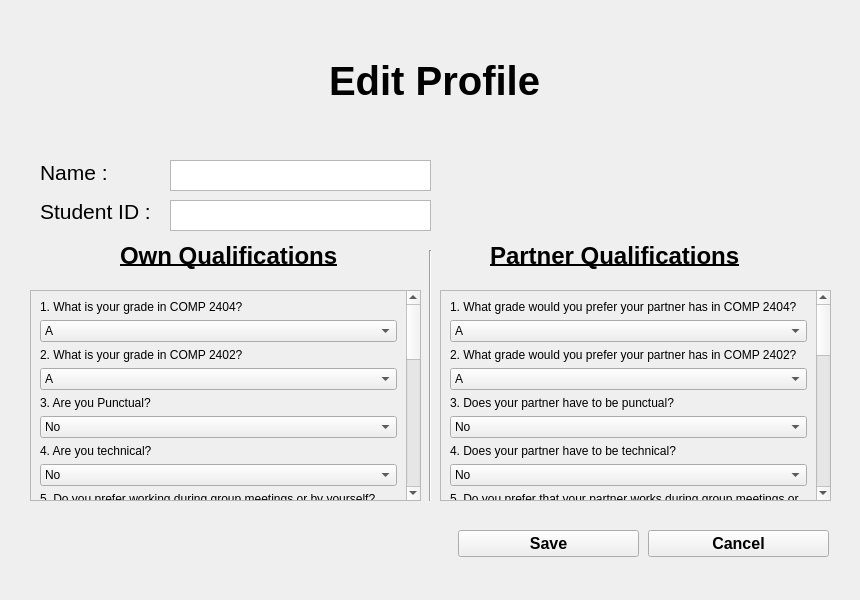
<?xml version="1.0" encoding="UTF-8"?>
<ui version="4.0">
 <class>EditProfilePage</class>
 <widget class="QWidget" name="EditProfilePage">
  <property name="geometry">
   <rect>
    <x>0</x>
    <y>0</y>
    <width>860</width>
    <height>600</height>
   </rect>
  </property>
  <property name="windowTitle">
   <string>Form</string>
  </property>
  <widget class="Line" name="line">
   <property name="geometry">
    <rect>
     <x>420</x>
     <y>250</y>
     <width>20</width>
     <height>251</height>
    </rect>
   </property>
   <property name="orientation">
    <enum>Qt::Vertical</enum>
   </property>
  </widget>
  <widget class="QScrollArea" name="scrollArea_2">
   <property name="geometry">
    <rect>
     <x>30</x>
     <y>290</y>
     <width>391</width>
     <height>211</height>
    </rect>
   </property>
   <property name="widgetResizable">
    <bool>true</bool>
   </property>
   <widget class="QWidget" name="scrollAreaWidgetContents_2">
    <property name="geometry">
     <rect>
      <x>0</x>
      <y>-651</y>
      <width>402</width>
      <height>859</height>
     </rect>
    </property>
    <layout class="QVBoxLayout" name="verticalLayout">
     <item>
      <widget class="QLabel" name="label_24">
       <property name="text">
        <string>1. What is your grade in COMP 2404?</string>
       </property>
       <property name="wordWrap">
        <bool>true</bool>
       </property>
      </widget>
     </item>
     <item>
      <widget class="QComboBox" name="own">
       <item>
        <property name="text">
         <string>A</string>
        </property>
       </item>
       <item>
        <property name="text">
         <string>B</string>
        </property>
       </item>
       <item>
        <property name="text">
         <string>C</string>
        </property>
       </item>
       <item>
        <property name="text">
         <string>D</string>
        </property>
       </item>
      </widget>
     </item>
     <item>
      <widget class="QLabel" name="label_26">
       <property name="text">
        <string>2. What is your grade in COMP 2402?</string>
       </property>
       <property name="wordWrap">
        <bool>true</bool>
       </property>
      </widget>
     </item>
     <item>
      <widget class="QComboBox" name="own_2">
       <item>
        <property name="text">
         <string>A</string>
        </property>
       </item>
       <item>
        <property name="text">
         <string>B</string>
        </property>
       </item>
       <item>
        <property name="text">
         <string>C</string>
        </property>
       </item>
       <item>
        <property name="text">
         <string>D</string>
        </property>
       </item>
      </widget>
     </item>
     <item>
      <widget class="QLabel" name="label_33">
       <property name="text">
        <string>3. Are you Punctual?</string>
       </property>
       <property name="wordWrap">
        <bool>true</bool>
       </property>
      </widget>
     </item>
     <item>
      <widget class="QComboBox" name="own_3">
       <item>
        <property name="text">
         <string>No</string>
        </property>
       </item>
       <item>
        <property name="text">
         <string>Yes</string>
        </property>
       </item>
      </widget>
     </item>
     <item>
      <widget class="QLabel" name="label_36">
       <property name="text">
        <string>4. Are you technical?</string>
       </property>
       <property name="wordWrap">
        <bool>true</bool>
       </property>
      </widget>
     </item>
     <item>
      <widget class="QComboBox" name="own_4">
       <item>
        <property name="text">
         <string>No</string>
        </property>
       </item>
       <item>
        <property name="text">
         <string>Yes</string>
        </property>
       </item>
      </widget>
     </item>
     <item>
      <widget class="QLabel" name="label_35">
       <property name="text">
        <string>5. Do you prefer working during group meetings or by yourself?</string>
       </property>
       <property name="wordWrap">
        <bool>true</bool>
       </property>
      </widget>
     </item>
     <item>
      <widget class="QComboBox" name="own_5">
       <item>
        <property name="text">
         <string>By myself</string>
        </property>
       </item>
       <item>
        <property name="text">
         <string>Sometimes by myself and sometimes with the gorup</string>
        </property>
       </item>
       <item>
        <property name="text">
         <string>With the group</string>
        </property>
       </item>
      </widget>
     </item>
     <item>
      <widget class="QLabel" name="label_34">
       <property name="text">
        <string>6. How many hours per week do you usually dedicate for school work?</string>
       </property>
       <property name="wordWrap">
        <bool>true</bool>
       </property>
      </widget>
     </item>
     <item>
      <widget class="QComboBox" name="own_6">
       <item>
        <property name="text">
         <string>1-3 hours per week</string>
        </property>
       </item>
       <item>
        <property name="text">
         <string>4-7 hours per week</string>
        </property>
       </item>
       <item>
        <property name="text">
         <string>More than 8 hours per week</string>
        </property>
       </item>
      </widget>
     </item>
     <item>
      <widget class="QLabel" name="label_37">
       <property name="text">
        <string>7. How flexible are you in handling emergency situations (e.g. doing other team member's work in case of emergency)?</string>
       </property>
       <property name="wordWrap">
        <bool>true</bool>
       </property>
      </widget>
     </item>
     <item>
      <widget class="QComboBox" name="own_7">
       <item>
        <property name="text">
         <string>Very inflexible</string>
        </property>
       </item>
       <item>
        <property name="text">
         <string>Somewhat inflexible</string>
        </property>
       </item>
       <item>
        <property name="text">
         <string>Neither flexible nor inflexible</string>
        </property>
       </item>
       <item>
        <property name="text">
         <string>Somewhat flexible</string>
        </property>
       </item>
       <item>
        <property name="text">
         <string>Very flexible</string>
        </property>
       </item>
      </widget>
     </item>
     <item>
      <widget class="QLabel" name="label_38">
       <property name="text">
        <string>8. What grade are you aiming for in this course?</string>
       </property>
       <property name="wordWrap">
        <bool>true</bool>
       </property>
      </widget>
     </item>
     <item>
      <widget class="QComboBox" name="own_8">
       <item>
        <property name="text">
         <string>A</string>
        </property>
       </item>
       <item>
        <property name="text">
         <string>B</string>
        </property>
       </item>
       <item>
        <property name="text">
         <string>C</string>
        </property>
       </item>
       <item>
        <property name="text">
         <string>D</string>
        </property>
       </item>
      </widget>
     </item>
     <item>
      <widget class="QLabel" name="label_39">
       <property name="text">
        <string>9. During group meetings, how strict are you when it comes to discussion topics? (i.e. is it alright to discuss nonrelated project topics?)</string>
       </property>
       <property name="wordWrap">
        <bool>true</bool>
       </property>
      </widget>
     </item>
     <item>
      <widget class="QComboBox" name="own_9">
       <item>
        <property name="text">
         <string>Not at all strict</string>
        </property>
       </item>
       <item>
        <property name="text">
         <string>Somewhat strict</string>
        </property>
       </item>
       <item>
        <property name="text">
         <string>Very strict</string>
        </property>
       </item>
      </widget>
     </item>
     <item>
      <widget class="QLabel" name="label_40">
       <property name="text">
        <string>10. Would you prefer being a group leader?</string>
       </property>
       <property name="wordWrap">
        <bool>true</bool>
       </property>
      </widget>
     </item>
     <item>
      <widget class="QComboBox" name="own_10">
       <item>
        <property name="text">
         <string>No</string>
        </property>
       </item>
       <item>
        <property name="text">
         <string>Yes</string>
        </property>
       </item>
      </widget>
     </item>
     <item>
      <widget class="QLabel" name="label_41">
       <property name="text">
        <string>11. Would you mind meeting with the group on weekends?</string>
       </property>
       <property name="wordWrap">
        <bool>true</bool>
       </property>
      </widget>
     </item>
     <item>
      <widget class="QComboBox" name="own_11">
       <item>
        <property name="text">
         <string>No</string>
        </property>
       </item>
       <item>
        <property name="text">
         <string>Yes</string>
        </property>
       </item>
      </widget>
     </item>
     <item>
      <widget class="QLabel" name="label_42">
       <property name="text">
        <string>12. How many courses are you currently taking?</string>
       </property>
       <property name="wordWrap">
        <bool>true</bool>
       </property>
      </widget>
     </item>
     <item>
      <widget class="QComboBox" name="own_12">
       <item>
        <property name="text">
         <string>1</string>
        </property>
       </item>
       <item>
        <property name="text">
         <string>2</string>
        </property>
       </item>
       <item>
        <property name="text">
         <string>3</string>
        </property>
       </item>
       <item>
        <property name="text">
         <string>4</string>
        </property>
       </item>
       <item>
        <property name="text">
         <string>5 or more</string>
        </property>
       </item>
      </widget>
     </item>
     <item>
      <widget class="QLabel" name="label_43">
       <property name="text">
        <string>13. How many personal projects have you worked on?</string>
       </property>
       <property name="wordWrap">
        <bool>true</bool>
       </property>
      </widget>
     </item>
     <item>
      <widget class="QComboBox" name="own_13">
       <item>
        <property name="text">
         <string>3 or less</string>
        </property>
       </item>
       <item>
        <property name="text">
         <string>more than 3</string>
        </property>
       </item>
      </widget>
     </item>
    </layout>
   </widget>
  </widget>
  <widget class="QPushButton" name="pushButton">
   <property name="geometry">
    <rect>
     <x>458</x>
     <y>530</y>
     <width>181</width>
     <height>27</height>
    </rect>
   </property>
   <property name="font">
    <font>
     <pointsize>12</pointsize>
     <weight>75</weight>
     <bold>true</bold>
    </font>
   </property>
   <property name="text">
    <string>Save</string>
   </property>
  </widget>
  <widget class="QPushButton" name="pushButton_2">
   <property name="geometry">
    <rect>
     <x>648</x>
     <y>530</y>
     <width>181</width>
     <height>27</height>
    </rect>
   </property>
   <property name="font">
    <font>
     <pointsize>12</pointsize>
     <weight>75</weight>
     <bold>true</bold>
    </font>
   </property>
   <property name="text">
    <string>Cancel</string>
   </property>
  </widget>
  <widget class="QScrollArea" name="scrollArea_3">
   <property name="geometry">
    <rect>
     <x>440</x>
     <y>290</y>
     <width>391</width>
     <height>211</height>
    </rect>
   </property>
   <property name="widgetResizable">
    <bool>true</bool>
   </property>
   <widget class="QWidget" name="scrollAreaWidgetContents_3">
    <property name="geometry">
     <rect>
      <x>0</x>
      <y>-246</y>
      <width>438</width>
      <height>927</height>
     </rect>
    </property>
    <layout class="QVBoxLayout" name="verticalLayout_2">
     <item>
      <widget class="QLabel" name="label_25">
       <property name="text">
        <string>1. What grade would you prefer your partner has in COMP 2404?</string>
       </property>
       <property name="wordWrap">
        <bool>true</bool>
       </property>
      </widget>
     </item>
     <item>
      <widget class="QComboBox" name="partner">
       <item>
        <property name="text">
         <string>A</string>
        </property>
       </item>
       <item>
        <property name="text">
         <string>B</string>
        </property>
       </item>
       <item>
        <property name="text">
         <string>C</string>
        </property>
       </item>
       <item>
        <property name="text">
         <string>D</string>
        </property>
       </item>
      </widget>
     </item>
     <item>
      <widget class="QLabel" name="label_27">
       <property name="text">
        <string>2. What grade would you prefer your partner has in COMP 2402?</string>
       </property>
       <property name="wordWrap">
        <bool>true</bool>
       </property>
      </widget>
     </item>
     <item>
      <widget class="QComboBox" name="partner_2">
       <item>
        <property name="text">
         <string>A</string>
        </property>
       </item>
       <item>
        <property name="text">
         <string>B</string>
        </property>
       </item>
       <item>
        <property name="text">
         <string>C</string>
        </property>
       </item>
       <item>
        <property name="text">
         <string>D</string>
        </property>
       </item>
      </widget>
     </item>
     <item>
      <widget class="QLabel" name="label_44">
       <property name="text">
        <string>3. Does your partner have to be punctual?</string>
       </property>
       <property name="wordWrap">
        <bool>true</bool>
       </property>
      </widget>
     </item>
     <item>
      <widget class="QComboBox" name="partner_3">
       <item>
        <property name="text">
         <string>No</string>
        </property>
       </item>
       <item>
        <property name="text">
         <string>Yes</string>
        </property>
       </item>
      </widget>
     </item>
     <item>
      <widget class="QLabel" name="label_45">
       <property name="text">
        <string>4. Does your partner have to be technical?</string>
       </property>
       <property name="wordWrap">
        <bool>true</bool>
       </property>
      </widget>
     </item>
     <item>
      <widget class="QComboBox" name="partner_4">
       <item>
        <property name="text">
         <string>No</string>
        </property>
       </item>
       <item>
        <property name="text">
         <string>Yes</string>
        </property>
       </item>
      </widget>
     </item>
     <item>
      <widget class="QLabel" name="label_46">
       <property name="text">
        <string>5. Do you prefer that your partner works during group meetings or by themselves?</string>
       </property>
       <property name="wordWrap">
        <bool>true</bool>
       </property>
      </widget>
     </item>
     <item>
      <widget class="QComboBox" name="partner_5">
       <item>
        <property name="text">
         <string>By themselves</string>
        </property>
       </item>
       <item>
        <property name="text">
         <string>Sometimes by  themselves and sometimes with the gorup</string>
        </property>
       </item>
       <item>
        <property name="text">
         <string>With the group</string>
        </property>
       </item>
      </widget>
     </item>
     <item>
      <widget class="QLabel" name="label_47">
       <property name="text">
        <string>6. How many hours per week do you prefer that your partner dedicates for school work?</string>
       </property>
       <property name="wordWrap">
        <bool>true</bool>
       </property>
      </widget>
     </item>
     <item>
      <widget class="QComboBox" name="partner_6">
       <item>
        <property name="text">
         <string>1-3 hours per week</string>
        </property>
       </item>
       <item>
        <property name="text">
         <string>4-7 hours per week</string>
        </property>
       </item>
       <item>
        <property name="text">
         <string>More than 8 hours per week</string>
        </property>
       </item>
      </widget>
     </item>
     <item>
      <widget class="QLabel" name="label_48">
       <property name="text">
        <string>7. How flexible should your partner be in handling emergency situations?</string>
       </property>
       <property name="wordWrap">
        <bool>true</bool>
       </property>
      </widget>
     </item>
     <item>
      <widget class="QComboBox" name="partner_7">
       <item>
        <property name="text">
         <string>Very inflexible</string>
        </property>
       </item>
       <item>
        <property name="text">
         <string>Somewhat inflexible</string>
        </property>
       </item>
       <item>
        <property name="text">
         <string>Neither flexible nor inflexible</string>
        </property>
       </item>
       <item>
        <property name="text">
         <string>Somewhat flexible</string>
        </property>
       </item>
       <item>
        <property name="text">
         <string>Very flexible</string>
        </property>
       </item>
      </widget>
     </item>
     <item>
      <widget class="QLabel" name="label_49">
       <property name="text">
        <string>8. What is the minimum grade that you prefer your partner to be aiming for in this course?</string>
       </property>
       <property name="wordWrap">
        <bool>true</bool>
       </property>
      </widget>
     </item>
     <item>
      <widget class="QComboBox" name="partner_8">
       <item>
        <property name="text">
         <string>A</string>
        </property>
       </item>
       <item>
        <property name="text">
         <string>B</string>
        </property>
       </item>
       <item>
        <property name="text">
         <string>C</string>
        </property>
       </item>
       <item>
        <property name="text">
         <string>D</string>
        </property>
       </item>
      </widget>
     </item>
     <item>
      <widget class="QLabel" name="label_50">
       <property name="text">
        <string>9. During group meetings, how strict should your partner be when it comes to discussion topics?</string>
       </property>
       <property name="wordWrap">
        <bool>true</bool>
       </property>
      </widget>
     </item>
     <item>
      <widget class="QComboBox" name="partner_9">
       <item>
        <property name="text">
         <string>Not at all strict</string>
        </property>
       </item>
       <item>
        <property name="text">
         <string>Somewhat strict</string>
        </property>
       </item>
       <item>
        <property name="text">
         <string>Very strict</string>
        </property>
       </item>
      </widget>
     </item>
     <item>
      <widget class="QLabel" name="label_51">
       <property name="text">
        <string>10. Would you prefer that your partner takes group leadership?</string>
       </property>
       <property name="wordWrap">
        <bool>true</bool>
       </property>
      </widget>
     </item>
     <item>
      <widget class="QComboBox" name="partner_10">
       <item>
        <property name="text">
         <string>No</string>
        </property>
       </item>
       <item>
        <property name="text">
         <string>Yes</string>
        </property>
       </item>
      </widget>
     </item>
     <item>
      <widget class="QLabel" name="label_52">
       <property name="text">
        <string>11. Would you prefer that your partner is capable of meeting on weekends?</string>
       </property>
       <property name="wordWrap">
        <bool>true</bool>
       </property>
      </widget>
     </item>
     <item>
      <widget class="QComboBox" name="partner_11">
       <item>
        <property name="text">
         <string>No</string>
        </property>
       </item>
       <item>
        <property name="text">
         <string>Yes</string>
        </property>
       </item>
      </widget>
     </item>
     <item>
      <widget class="QLabel" name="label_53">
       <property name="text">
        <string>12. How many courses would you prefer that your partner is currently taking?</string>
       </property>
       <property name="wordWrap">
        <bool>true</bool>
       </property>
      </widget>
     </item>
     <item>
      <widget class="QComboBox" name="partner_12">
       <item>
        <property name="text">
         <string>1</string>
        </property>
       </item>
       <item>
        <property name="text">
         <string>2</string>
        </property>
       </item>
       <item>
        <property name="text">
         <string>3</string>
        </property>
       </item>
       <item>
        <property name="text">
         <string>4</string>
        </property>
       </item>
       <item>
        <property name="text">
         <string>5 or more</string>
        </property>
       </item>
      </widget>
     </item>
     <item>
      <widget class="QLabel" name="label_54">
       <property name="text">
        <string>13. How many personal projects do you prefer your partner has worked on?</string>
       </property>
       <property name="wordWrap">
        <bool>true</bool>
       </property>
      </widget>
     </item>
     <item>
      <widget class="QComboBox" name="partner_13">
       <item>
        <property name="text">
         <string>3 or less</string>
        </property>
       </item>
       <item>
        <property name="text">
         <string>more than 3</string>
        </property>
       </item>
      </widget>
     </item>
    </layout>
   </widget>
  </widget>
  <widget class="QWidget" name="verticalLayoutWidget_2">
   <property name="geometry">
    <rect>
     <x>300</x>
     <y>10</y>
     <width>271</width>
     <height>141</height>
    </rect>
   </property>
   <layout class="QVBoxLayout" name="verticalLayout_3">
    <item alignment="Qt::AlignHCenter">
     <widget class="QLabel" name="label_5">
      <property name="font">
       <font>
        <pointsize>30</pointsize>
        <weight>75</weight>
        <bold>true</bold>
       </font>
      </property>
      <property name="text">
       <string>Edit Profile</string>
      </property>
     </widget>
    </item>
   </layout>
  </widget>
  <widget class="QLabel" name="label_3">
   <property name="geometry">
    <rect>
     <x>120</x>
     <y>240</y>
     <width>221</width>
     <height>31</height>
    </rect>
   </property>
   <property name="font">
    <font>
     <pointsize>18</pointsize>
     <weight>75</weight>
     <bold>true</bold>
     <underline>true</underline>
    </font>
   </property>
   <property name="text">
    <string>Own Qualifications</string>
   </property>
  </widget>
  <widget class="QLabel" name="label_4">
   <property name="geometry">
    <rect>
     <x>490</x>
     <y>240</y>
     <width>261</width>
     <height>31</height>
    </rect>
   </property>
   <property name="font">
    <font>
     <pointsize>18</pointsize>
     <weight>75</weight>
     <bold>true</bold>
     <underline>true</underline>
    </font>
   </property>
   <property name="text">
    <string>Partner Qualifications</string>
   </property>
  </widget>
  <widget class="QLabel" name="studentIdLabel">
   <property name="geometry">
    <rect>
     <x>40</x>
     <y>200</y>
     <width>112</width>
     <height>22</height>
    </rect>
   </property>
   <property name="font">
    <font>
     <pointsize>16</pointsize>
    </font>
   </property>
   <property name="text">
    <string>Student ID :</string>
   </property>
  </widget>
  <widget class="QTextEdit" name="nameTextEdit">
   <property name="geometry">
    <rect>
     <x>170</x>
     <y>160</y>
     <width>261</width>
     <height>31</height>
    </rect>
   </property>
  </widget>
  <widget class="QLabel" name="nameLabel">
   <property name="geometry">
    <rect>
     <x>40</x>
     <y>160</y>
     <width>67</width>
     <height>24</height>
    </rect>
   </property>
   <property name="font">
    <font>
     <pointsize>16</pointsize>
    </font>
   </property>
   <property name="text">
    <string>Name :</string>
   </property>
  </widget>
  <widget class="QTextEdit" name="studentIDTextEdit">
   <property name="geometry">
    <rect>
     <x>170</x>
     <y>200</y>
     <width>261</width>
     <height>31</height>
    </rect>
   </property>
  </widget>
 </widget>
 <resources/>
 <connections/>
</ui>
